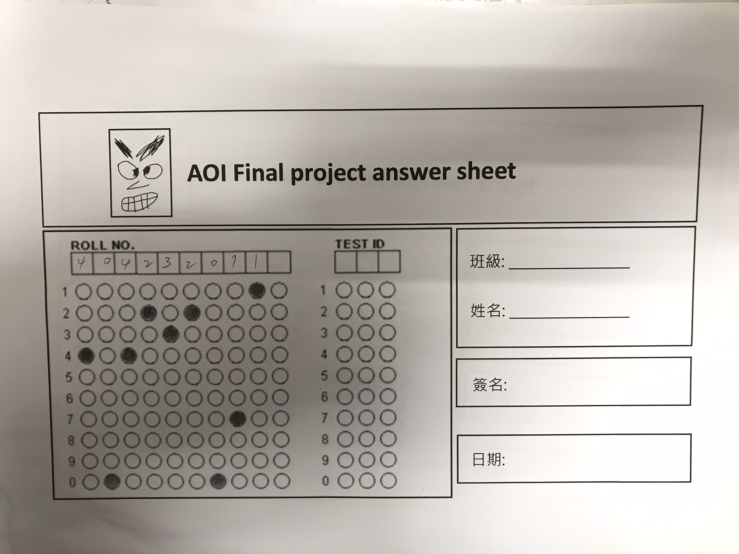
#> input picture 2.png, 1478 x 1108 px, given in place of the camera (shown at 1/2 size)
$ python Main.py
#> lines starting #> are read from the running program, lines starting #| are printed output that depends on the picture; after the words box and inside, x2 and y2 are one past the last pixel; in counts of white or black regions, pixels touching at a corner belong together
### utlis.py
import cv2
import numpy as np

## TO STACK ALL THE IMAGES IN ONE WINDOW
def stackImages(imgArray,scale,lables=[]):
    rows = len(imgArray)
    cols = len(imgArray[0])
    rowsAvailable = isinstance(imgArray[0], list)
    width = imgArray[0][0].shape[1]
    height = imgArray[0][0].shape[0]
    if rowsAvailable:
        for x in range ( 0, rows):
            for y in range(0, cols):
                imgArray[x][y] = cv2.resize(imgArray[x][y], (0, 0), None, scale, scale)
                if len(imgArray[x][y].shape) == 2: imgArray[x][y]= cv2.cvtColor( imgArray[x][y], cv2.COLOR_GRAY2BGR)
        imageBlank = np.zeros((height, width, 3), np.uint8)
        hor = [imageBlank]*rows
        hor_con = [imageBlank]*rows
        for x in range(0, rows):
            hor[x] = np.hstack(imgArray[x])
            hor_con[x] = np.concatenate(imgArray[x])
        ver = np.vstack(hor)
        ver_con = np.concatenate(hor)
    else:
        for x in range(0, rows):
            imgArray[x] = cv2.resize(imgArray[x], (0, 0), None, scale, scale)
            if len(imgArray[x].shape) == 2: imgArray[x] = cv2.cvtColor(imgArray[x], cv2.COLOR_GRAY2BGR)
        hor= np.hstack(imgArray)
        hor_con= np.concatenate(imgArray)
        ver = hor
    if len(lables) != 0:
        eachImgWidth= int(ver.shape[1] / cols)
        eachImgHeight = int(ver.shape[0] / rows)
        #print(eachImgHeight)
        for d in range(0, rows):
            for c in range (0,cols):
                cv2.rectangle(ver,(c*eachImgWidth,eachImgHeight*d),(c*eachImgWidth+len(lables[d][c])*13+27,30+eachImgHeight*d),(255,255,255),cv2.FILLED)
                cv2.putText(ver,lables[d][c],(eachImgWidth*c+10,eachImgHeight*d+20),cv2.FONT_HERSHEY_COMPLEX,0.7,(255,0,255),2)
    return ver

def reorder(myPoints):

    myPoints = myPoints.reshape((4, 2)) # REMOVE EXTRA BRACKET
    # print(myPoints)
    myPointsNew = np.zeros((4, 1, 2), np.int32) # NEW MATRIX WITH ARRANGED POINTS
    add = myPoints.sum(1)
    # print(add)
    # print(np.argmax(add))
    myPointsNew[0] = myPoints[np.argmin(add)]  #[0,0]
    myPointsNew[3] = myPoints[np.argmax(add)]   #[w,h]
    diff = np.diff(myPoints, axis=1)
    myPointsNew[2] = myPoints[np.argmin(diff)]  #[w,0]
    myPointsNew[1] = myPoints[np.argmax(diff)] #[h,0]

    return myPointsNew

def rectContour(contours):

    rectCon = []
    max_area = 0
    for contour in contours:
        area = cv2.contourArea(contour)
        if area > 100000:
            peri = cv2.arcLength(contour, True)
            approx = cv2.approxPolyDP(contour, 0.02 * peri, True)
            if len(approx) == 4:
                rectCon.append(contour)
    rectCon = sorted(rectCon, key = cv2.contourArea, reverse = True)
    return rectCon

def getCornerPoints(cont):
    peri = cv2.arcLength(cont, True) # LENGTH OF CONTOUR
    approx = cv2.approxPolyDP(cont, 0.02 * peri, True) # APPROXIMATE THE POLY TO GET CORNER POINTS
    return approx

def splitBoxes(img):
    img = img[120:690, 40:420]
    for i in range(10):
        cv2.line(img,
                 (0, 57*i),
                 (380, 57*i),
                 (255, 255, 255),
                 1)
        cv2.line(img,
                 (38*i, 0),
                 (38*i, 570),
                 (255, 255, 255),
                 1)
    # cv2.imshow("GG", img)
    rows = np.vsplit(img,10)
    boxes=[]
    for r in rows:
        cols = np.hsplit(r,10)
        for box in cols:
            boxes.append(box)
    return boxes, img

# [35 lines left out: functions drawGrid, showAnswers, not called in this run]

### Main.py
import cv2
import numpy as np
import utlis
import os
# [11 lines of commented-out code are left out]

path = "1.png"
width = 700
height = 700
questions = 10
choice = 10
threshold_min = 1
threshold_max = 50
blur_kernel = 3
file_name = "student"
num = 0
csv_file = "save.csv"


######################

def empty(a):
    pass

cv2.namedWindow("image", 0)
cv2.createTrackbar("threshold", "image", 150, 255, empty)

cap = cv2.VideoCapture(0, cv2.CAP_DSHOW)

while True:


    threshold_value = cv2.getTrackbarPos("threshold", "image")


    # read image##########################################################
    ret, img = cap.read()
#> img is the input picture: shape (1108, 1478, 3); mean B, G, R 171.3, 177.9, 183.3
    # img = cv2.imread(path)
    img = cv2.resize(img, (width, height))
#> img: shape (700, 700, 3)


    # preprocrssing#######################################################
    img_contour = img.copy()
    imgbiggestcontours = img.copy()
    img_save = img.copy()
    img_gray = cv2.cvtColor(img, cv2.COLOR_BGR2GRAY)
    # img_blur = cv2.GaussianBlur(img_gray, (blur_kernel, blur_kernel), 1)
    img_canny = cv2.Canny(img_gray, threshold_min, threshold_max)
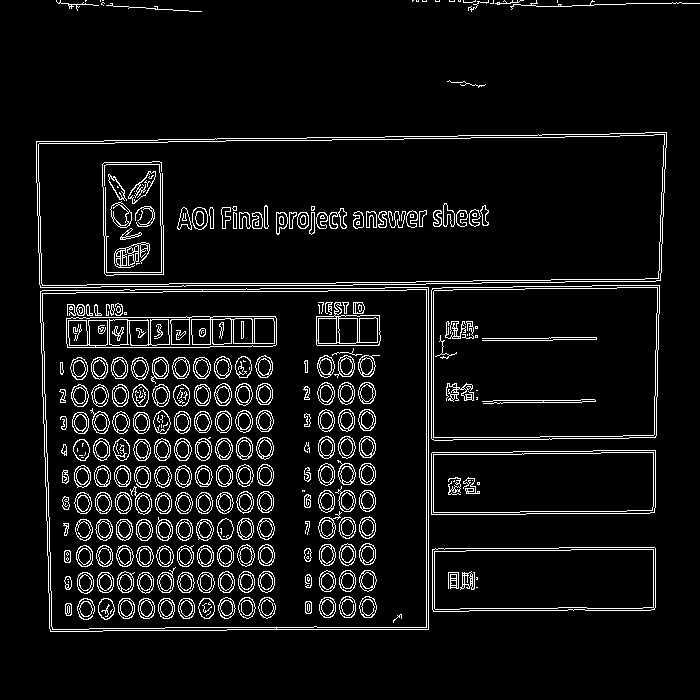
#> img_canny: shape (700, 700); 6.9% white in thin lines or dots, all inside (x1, y1, x2, y2) = (36, 0, 700, 632)

    try:
        # find contours#######################################################
        contours, hierarchy = cv2.findContours(img_canny, cv2.RETR_EXTERNAL, cv2.CHAIN_APPROX_NONE)
#> contours = 24 contours, 19 with area under 20; largest, box (x1, y1, x2, y2) and area: (40, 287, 429, 632) 130718, (36, 132, 667, 288) 92004, (431, 285, 660, 441) 34484, (431, 450, 656, 515) 13953, (432, 547, 656, 612) 13930
        cv2.drawContours(img_contour, contours, -1, (0, 255, 0), 10)
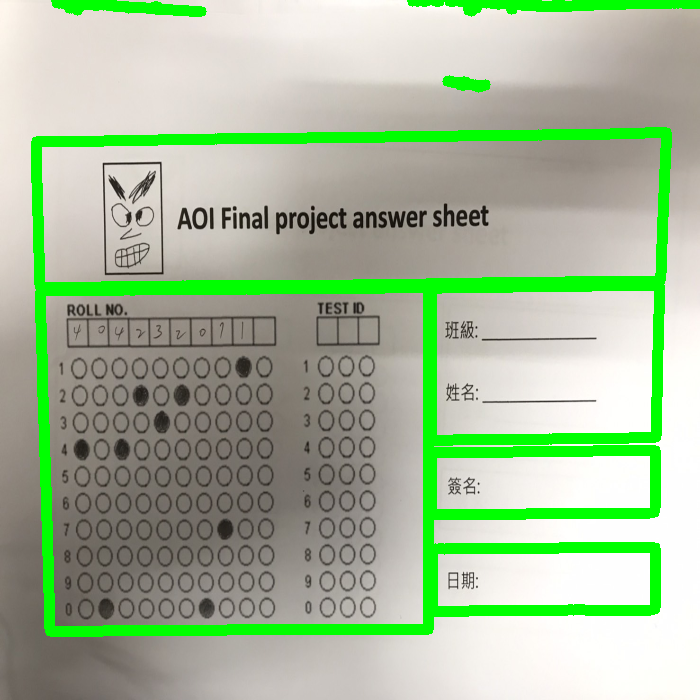
#> img_contour: shape (700, 700, 3); mean B, G, R 153.7, 186.7, 164.7
        img_blank = np.zeros_like(img)

        # find rectangle
        rectCon = utlis.rectContour(contours)
#> the loop in rectContour, `for contour in contours:` made 24 passes
#> (area, peri, approx) on pass 3: (130718, 1456.3, [[428, 287], [40, 291], [50, 631], [428, 629]])
#> area on passes 1, 2, 4, 5: 13929.5, 13953, 34484.5, 92004
#> after the loop in rectContour, `for contour in contours:`: rectCon = 1 contour; box (x1, y1, x2, y2) and area: (40, 287, 429, 632) 130718
        biggestContours = utlis.getCornerPoints(rectCon[0])
#> in getCornerPoints, `peri = cv2.arcLength(cont, True)`: peri = 1456.3
#> in getCornerPoints, `approx = cv2.approxPolyDP(cont, 0.02 * peri, True)`: approx = [[428, 287], [40, 291], [50, 631], [428, 629]]
#> biggestContours = [[428, 287], [40, 291], [50, 631], [428, 629]]
        print(biggestContours.size)
#| 8

        if biggestContours.size != 0:
            cv2.drawContours(imgbiggestcontours, biggestContours, -1, (0, 255, 0), 20)
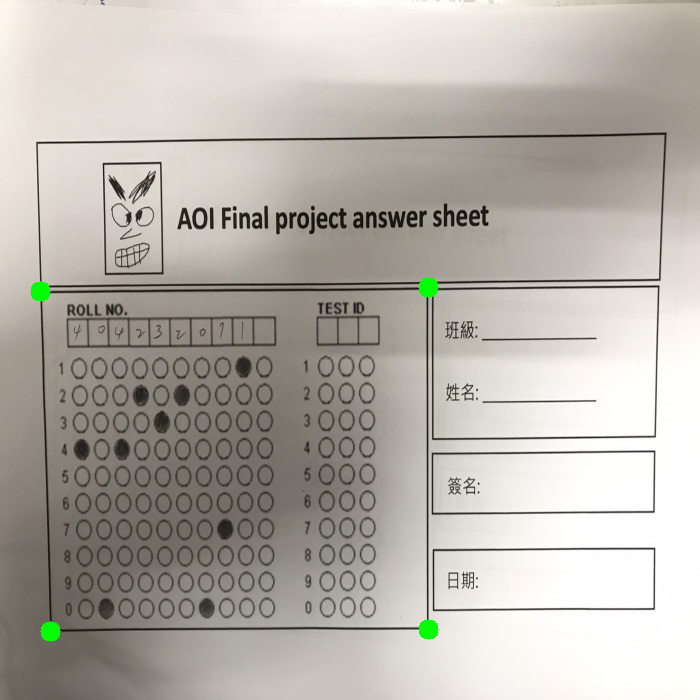
#> imgbiggestcontours: shape (700, 700, 3); mean B, G, R 170.8, 178.1, 182.9
            biggestContours = utlis.reorder(biggestContours)
#> in reorder, `add = myPoints.sum(1)`: add = [715, 331, 681, 1057]
#> in reorder, `diff = np.diff(myPoints, axis=1)`: diff = [-141, 251, 581, 201]
#> biggestContours = [[40, 291], [50, 631], [428, 287], [428, 629]]

            pt1 = np.float32(biggestContours)
#> pt1 = [[40, 291], [50, 631], [428, 287], [428, 629]]
            pt2 = np.float32([[0, 0], [0, width], [height, 0], [width, height]])
            matrix = cv2.getPerspectiveTransform(pt1, pt2)
#> matrix = [[1.78, -0.0522, -55.82], [0.0202, 1.96, -572], [1.37e-05, -7.46e-05, 1]]
            imgWarpcolored = cv2.warpPerspective(img, matrix, (width, height))

            # apply threshold##################################################
            imgWarpgray = cv2.cvtColor(imgWarpcolored, cv2.COLOR_BGR2GRAY)
            imgThresh = cv2.threshold(imgWarpgray, threshold_value, 255, cv2.THRESH_BINARY_INV)[1]
#> imgThresh: shape (700, 700); 78.2% white; 117 black regions (89 under 20 px), largest, box (x1, y1, x2, y2) and area: (238, 6, 698, 696) 85600, (4, 5, 349, 176) 12678, (578, 636, 600, 670) 601
            # imgThresh = cv2.threshold(img,0,255,cv2.THRESH_BINARY+cv2.THRESH_OTSU)[1]

            # 分割畫卡區(0為鉛筆)########################################################
            boxes, img_split = utlis.splitBoxes(imgThresh)
#> in splitBoxes, `img = img[120:690, 40:420]`: img: shape (570, 380); 97.4% white; 38 black regions (30 under 20 px), largest, box (x1, y1, x2, y2) and area: (211, 482, 380, 570) 4171, (353, 519, 373, 548) 459, (317, 520, 336, 548) 411
#> after the loop in splitBoxes, `for i in range(10):`:
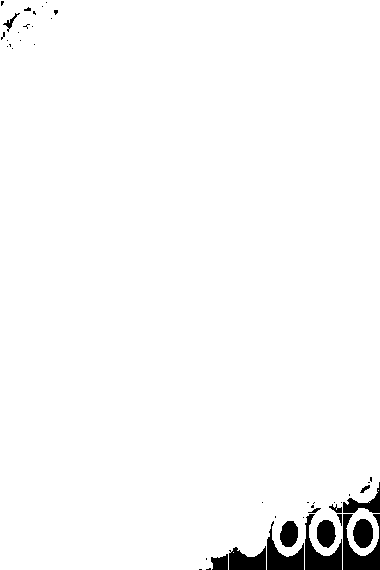
#> img: shape (570, 380); 97.5% white; 45 black regions (31 under 20 px), largest, box (x1, y1, x2, y2) and area: (343, 514, 380, 570) 968, (305, 514, 342, 570) 861, (267, 521, 304, 570) 778
#> in splitBoxes, `rows = np.vsplit(img,10)`: rows = 10 items
#> the loop in splitBoxes, `for r in rows:` made 10 passes
#> after the loop in splitBoxes, `for r in rows:`: boxes = 100 items
#> boxes = 100 items
#> imgThresh: shape (700, 700); 78.3% white; 120 black regions (90 under 20 px), largest, box (x1, y1, x2, y2) and area: (238, 6, 698, 696) 85309, (4, 5, 349, 176) 12657, (578, 636, 600, 670) 601
            img_split = cv2.resize(img_split, (width, height))
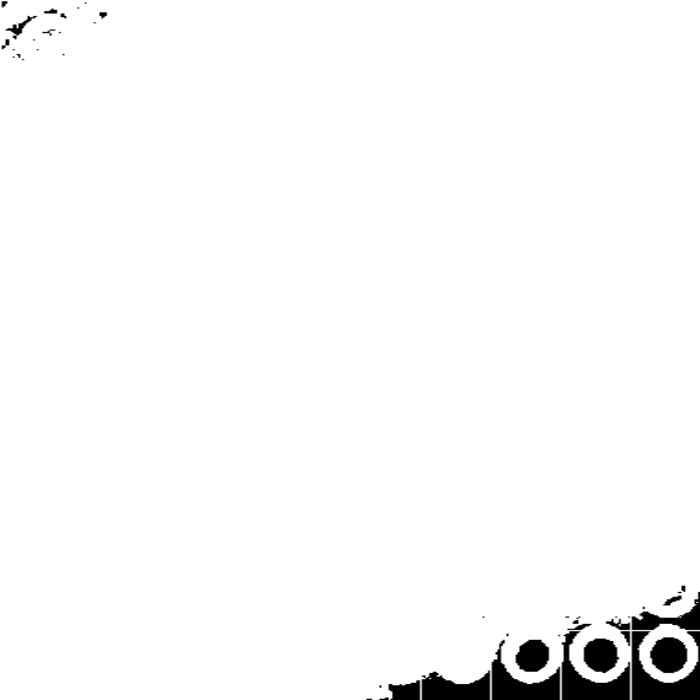
#> img_split: shape (700, 700); min 0, max 255, mean 248.5
            mySelect = np.zeros((questions, choice))
            row = 0
            col = 0
            for c in boxes:
                totalPixels = cv2.countNonZero(c)
                mySelect[row][col] = totalPixels
                row += 1
                if row == choice:
                    col += 1
                    row = 0
#> this loop made 100 passes
#> totalPixels on passes 1 to 12: 2017, 2148, 2166, 2166, 2166, 2166, 2166, 2166, 2166, 2166, 2166, 2166
#> after the loop, col = 10; row = 0

            myIndex = []
            for x in range(questions - 1):
                question = mySelect[x]
                myIndexvalue = np.where(question == np.amax(question))
                if (myIndexvalue[0][0] + 1) == 10:
                    myIndex.append(0)
                else:
                    myIndex.append(myIndexvalue[0][0] + 1)
#> this loop made 9 passes
#> (question, myIndexvalue) on passes 1 to 7: ([2017, 2166, 2166, 2166, 2166, 2166, 2166, 2166, 2166, 2166], ([1, 2, 3, 4, 5, 6, 7, 8, 9],)), ([2148, 2166, 2166, 2166, 2166, 2166, 2166, 2166, 2166, 2166], ([1, 2, 3, 4, 5, 6, 7, 8, 9],)), ([2166, 2166, 2166, 2166, 2166, 2166, 2166, 2166, 2166, 2166], ([0, 1, 2, 3, 4, 5, 6, 7, 8, 9],)), ([2166, 2166, 2166, 2166, 2166, 2166, 2166, 2166, 2166, 2166], ([0, 1, 2, 3, 4, 5, 6, 7, 8, 9],)), ([2166, 2166, 2166, 2166, 2166, 2166, 2166, 2166, 2166, 2166], ([0, 1, 2, 3, 4, 5, 6, 7, 8, 9],)), ([2166, 2166, 2166, 2166, 2166, 2166, 2166, 2166, 2166, 1944], ([0, 1, 2, 3, 4, 5, 6, 7, 8],)), ([2166, 2166, 2166, 2166, 2166, 2166, 2166, 2166, 2165, 1531], ([0, 1, 2, 3, 4, 5, 6, 7],))
#> after the loop, myIndex = [2, 2, 1, 1, 1, 1, 1, 1, 1]

            myIndex = str(myIndex).replace(",","")
#> myIndex = '[2 2 1 1 1 1 1 1 1]'
            myIndex = str(myIndex).replace(" ","")[1:-1]
#> myIndex = '221111111'
            cv2.putText(img, f'student number {myIndex}', (10, 40), cv2.FONT_HERSHEY_SIMPLEX, 1, (255, 0, 0), 3, cv2.LINE_AA)
#> img: shape (700, 700, 3)


            if cv2.waitKey(1) & 0xFF == ord('s'):
                # Save CSV
#> (key q is pressed here)
                if os.path.isfile(csv_file):
                    file = open(csv_file, "a")
                    file.write(myIndex + "\n")
                    file.close()
                # Save file
                cv2.putText(img_save, "Saved", (10, 40), cv2.FONT_HERSHEY_SIMPLEX, 1, (255, 0, 0), 3, cv2.LINE_AA)
                cv2.imshow("GG", img_save)
                cv2.imwrite(f'./save/{file_name}{str(num)}.png', img)
                cv2.waitKey(0)
                cv2.destroyWindow("GG")
                num += 1


            # show image ###########################################################

            img_array = ([img, img_split])
            img_stack = utlis.stackImages(img_array, 0.5)
#> in stackImages, `rows = len(imgArray)`: rows = 2
#> in stackImages, `cols = len(imgArray[0])`: cols = 700
#> in stackImages, `rowsAvailable = isinstance(imgArray[0], list)`: rowsAvailable = False
#> after the loop in stackImages, `for x in range(0, rows):`: imgArray = 2 items
#> in stackImages, `hor= np.hstack(imgArray)`:
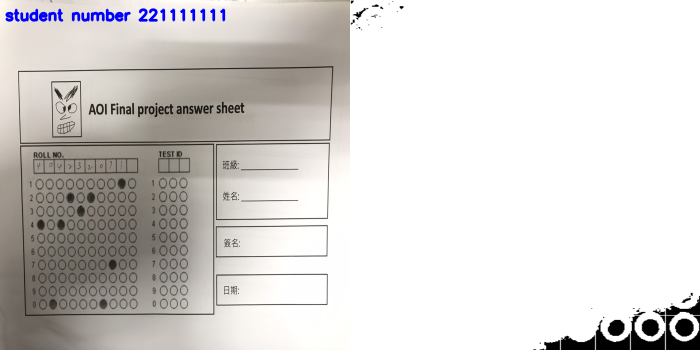
#> hor: shape (350, 700, 3); mean of channels 0, 1, 2 210.1, 212.2, 214.9; drawn as B, G, R
#> in stackImages, `hor_con= np.concatenate(imgArray)`:
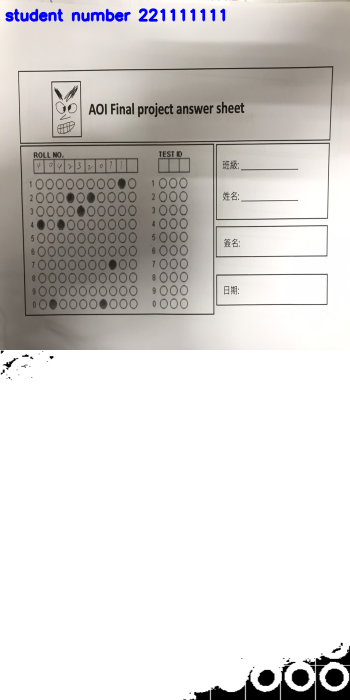
#> hor_con: shape (700, 350, 3); mean of channels 0, 1, 2 210.1, 212.2, 214.9; drawn as B, G, R
            cv2.imshow("image", img_stack)
            if cv2.waitKey(1) & 0xFF == ord('q'):
#> (key q is pressed here)
                break


    except:
        img_array = ([img_blank, img_blank, img_blank, img_blank],
                      [img_blank, img_blank, img_blank, img_blank])
        img_stack = utlis.stackImages(img_array, 0.5)
        cv2.imshow("image", img_stack)
        if cv2.waitKey(1) & 0xFF == ord('q'):
            cap.release()
            break


cv2.destroyAllWindows()
cap.release()

$ run again, on 3.png
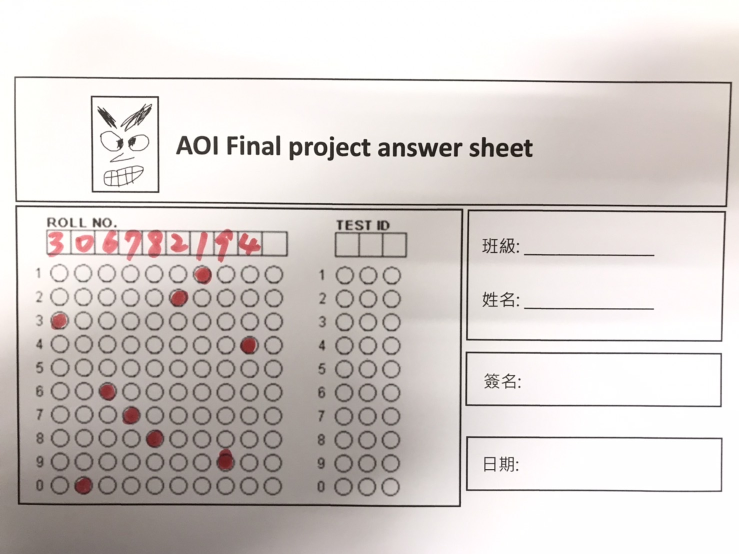
#> input picture 3.png, 1478 x 1108 px, given in place of the camera (shown at 1/2 size)
#> img is the input picture: shape (1108, 1478, 3); mean B, G, R 204.7, 207.4, 213.9
#> img_canny: shape (700, 700); 7.5% white in thin lines or dots, all inside (x1, y1, x2, y2) = (13, 96, 694, 641)
#> contours = 5 contours; box (x1, y1, x2, y2) and area: (14, 259, 440, 641) 159294, (13, 96, 694, 262) 107834, (440, 264, 688, 432) 40184, (441, 551, 685, 622) 16777, (440, 444, 685, 515) 16702
#> img_contour: shape (700, 700, 3); mean B, G, R 184.6, 214.1, 193
#> the loop in rectContour, `for contour in contours:` made 5 passes
#> (area, peri, approx) on passes 4 to 5: (159294, 1605.5, [[14, 259], [17, 637], [436, 640], [438, 263]]), (107834, 1682.4, [[13, 96], [15, 255], [689, 258], [693, 103]])
#> after the loop in rectContour, `for contour in contours:`: rectCon = 2 contours; box (x1, y1, x2, y2) and area: (14, 259, 440, 641) 159294, (13, 96, 694, 262) 107834
#> in getCornerPoints, `peri = cv2.arcLength(cont, True)`: peri = 1605.5
#> in getCornerPoints, `approx = cv2.approxPolyDP(cont, 0.02 * peri, True)`: approx = [[14, 259], [17, 637], [436, 640], [438, 263]]
#| 8
#> imgbiggestcontours: shape (700, 700, 3); mean B, G, R 204.1, 207.6, 213.4
#> add = [273, 654, 1076, 701]
#> diff = [245, 620, 204, -175]
#> `biggestContours = utlis.reorder(biggestContours)`: biggestContours = [[14, 259], [17, 637], [438, 263], [436, 640]]
#> matrix = [[1.63, -0.013, -19.51], [-0.0171, 1.82, -469.9], [-5.68e-06, -3.09e-05, 1]]
#> after the loop in splitBoxes, `for i in range(10):`:
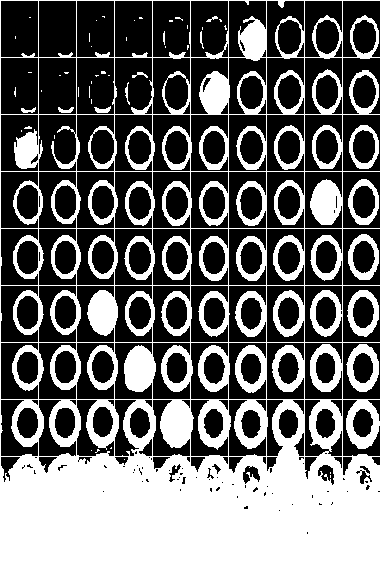
#> img: shape (570, 380); 41.7% white; 52 white regions (38 under 20 px), largest, box (x1, y1, x2, y2) and area: (0, 0, 380, 570) 86823, (346, 344, 379, 392) 738, (347, 290, 379, 337) 644
#> in splitBoxes, `rows = np.vsplit(img,10)`: rows = 10 items
#> the loop in splitBoxes, `for r in rows:` made 10 passes
#> after the loop in splitBoxes, `for r in rows:`: boxes = 100 items
#> the loop `for c in boxes:` made 100 passes
#> totalPixels on passes 1 to 8: 131, 133, 159, 151, 218, 268, 949, 416
#> after the loop `for c in boxes:`: col = 10; row = 0
#> the loop `for x in range(questions - 1):` made 9 passes
#> question on passes 1 to 8: [131, 161, 825, 384, 432, 465, 514, 663, 1926, 2166], [133, 164, 343, 493, 530, 565, 615, 807, 2015, 2166], [159, 225, 419, 534, 544, 1156, 640, 867, 2119, 2166], [151, 316, 488, 550, 563, 595, 1246, 928, 2073, 2166], [218, 402, 516, 567, 580, 626, 741, 1346, 1919, 2166], [268, 1052, 536, 563, 596, 651, 763, 917, 1949, 2166], [949, 510, 532, 580, 616, 697, 800, 952, 1811, 2166], [416, 513, 539, 581, 641, 707, 797, 1060, 2052, 2166]
#> after the loop `for x in range(questions - 1):`: myIndex = [0, 0, 0, 0, 0, 0, 0, 0, 0]
#> `myIndex = str(myIndex).replace(",","")`: myIndex = '[0 0 0 0 0 0 0 0 0]'
#> `myIndex = str(myIndex).replace(" ","")[1:-1]`: myIndex = '000000000'
#> in stackImages, `rows = len(imgArray)`: rows = 2
#> in stackImages, `cols = len(imgArray[0])`: cols = 700
#> rowsAvailable = False
#> after the loop in stackImages, `for x in range(0, rows):`: imgArray = 2 items
#> in stackImages, `hor_con= np.concatenate(imgArray)`:
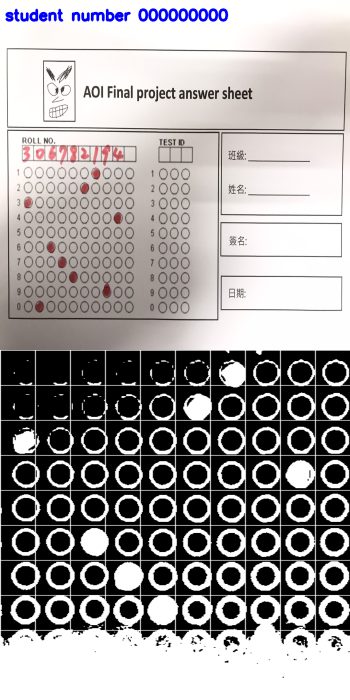
#> hor_con: shape (700, 350, 3); mean of channels 0, 1, 2 155.6, 155.5, 158.7; drawn as B, G, R
